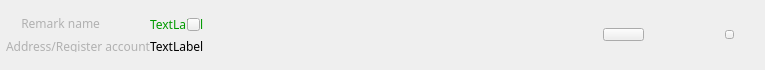
<?xml version="1.0" encoding="UTF-8"?>
<ui version="4.0">
 <class>SingleContactWidget</class>
 <widget class="QWidget" name="SingleContactWidget">
  <property name="geometry">
   <rect>
    <x>0</x>
    <y>0</y>
    <width>765</width>
    <height>70</height>
   </rect>
  </property>
  <property name="font">
   <font>
    <family>微软雅黑</family>
   </font>
  </property>
  <property name="windowTitle">
   <string>Form</string>
  </property>
  <widget class="QLabel" name="addressLabel2">
   <property name="geometry">
    <rect>
     <x>0</x>
     <y>40</y>
     <width>150</width>
     <height>12</height>
    </rect>
   </property>
   <property name="font">
    <font>
     <family>微软雅黑</family>
    </font>
   </property>
   <property name="styleSheet">
    <string notr="true">color: rgb(177, 177, 177);</string>
   </property>
   <property name="text">
    <string>Address/Register account</string>
   </property>
   <property name="alignment">
    <set>Qt::AlignRight|Qt::AlignTrailing|Qt::AlignVCenter</set>
   </property>
  </widget>
  <widget class="QLabel" name="remarkLabel2">
   <property name="geometry">
    <rect>
     <x>0</x>
     <y>17</y>
     <width>100</width>
     <height>12</height>
    </rect>
   </property>
   <property name="font">
    <font>
     <family>微软雅黑</family>
    </font>
   </property>
   <property name="styleSheet">
    <string notr="true">color: rgb(177, 177, 177);</string>
   </property>
   <property name="text">
    <string>Remark name</string>
   </property>
   <property name="alignment">
    <set>Qt::AlignRight|Qt::AlignTrailing|Qt::AlignVCenter</set>
   </property>
  </widget>
  <widget class="QToolButton" name="deleteBtn">
   <property name="geometry">
    <rect>
     <x>725</x>
     <y>30</y>
     <width>9</width>
     <height>9</height>
    </rect>
   </property>
   <property name="cursor">
    <cursorShape>PointingHandCursor</cursorShape>
   </property>
   <property name="focusPolicy">
    <enum>Qt::NoFocus</enum>
   </property>
   <property name="text">
    <string/>
   </property>
  </widget>
  <widget class="QLabel" name="addressLabel">
   <property name="geometry">
    <rect>
     <x>150</x>
     <y>38</y>
     <width>71</width>
     <height>16</height>
    </rect>
   </property>
   <property name="text">
    <string>TextLabel</string>
   </property>
   <property name="textInteractionFlags">
    <set>Qt::NoTextInteraction</set>
   </property>
  </widget>
  <widget class="QLabel" name="remarkLabel">
   <property name="geometry">
    <rect>
     <x>150</x>
     <y>16</y>
     <width>61</width>
     <height>16</height>
    </rect>
   </property>
   <property name="font">
    <font>
     <family>微软雅黑</family>
    </font>
   </property>
   <property name="styleSheet">
    <string notr="true">color: rgb(0, 154, 0);</string>
   </property>
   <property name="text">
    <string>TextLabel</string>
   </property>
   <property name="textInteractionFlags">
    <set>Qt::NoTextInteraction</set>
   </property>
  </widget>
  <widget class="QToolButton" name="transferBtn">
   <property name="geometry">
    <rect>
     <x>603</x>
     <y>28</y>
     <width>41</width>
     <height>13</height>
    </rect>
   </property>
   <property name="cursor">
    <cursorShape>PointingHandCursor</cursorShape>
   </property>
   <property name="focusPolicy">
    <enum>Qt::NoFocus</enum>
   </property>
   <property name="text">
    <string/>
   </property>
  </widget>
  <widget class="QToolButton" name="editBtn">
   <property name="geometry">
    <rect>
     <x>187</x>
     <y>18</y>
     <width>13</width>
     <height>13</height>
    </rect>
   </property>
   <property name="cursor">
    <cursorShape>PointingHandCursor</cursorShape>
   </property>
   <property name="focusPolicy">
    <enum>Qt::NoFocus</enum>
   </property>
   <property name="text">
    <string/>
   </property>
  </widget>
 </widget>
 <resources/>
 <connections/>
</ui>
